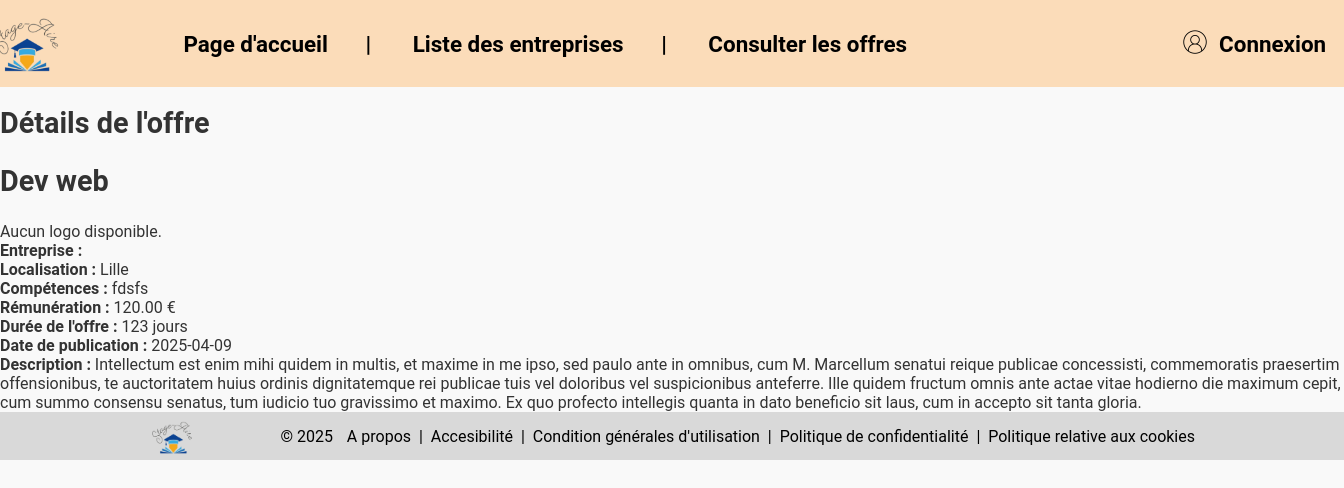
The page /index.php?action=details_offre&id=5 on the database its author committed.
### tables this page shows
CREATE TABLE `offres` (
  `id` int(11) NOT NULL,
  `entreprise_id` int(11) NOT NULL,
  `titre` varchar(255) NOT NULL,
  `description` text DEFAULT NULL,
  `date_publication` date DEFAULT NULL,
  `entreprise` varchar(255) DEFAULT NULL,
  `competence` varchar(255) NOT NULL,
  `localisation` varchar(255) NOT NULL,
  `remuneration` decimal(10,2) NOT NULL,
  `duree_offre` int(11) NOT NULL,
  `logo` varchar(255) DEFAULT NULL
);

### index.php (called while the page is built, shortened)
<?php
$page = isset($_GET['action']) ? $_GET['action'] : 'home';
$controller = new PageController();
$controller->renderPage($page);
?>

### model/OffreModel.php (called while the page is built, shortened)
<?php
class OffreModel {
    private $pdo;
    public function __construct() {
        $host = 'localhost';
        $dbname = 'utilisateurs';
        $username = 'root';
        $password = '';
        try {
            $this->pdo = new PDO("mysql:host=$host;dbname=$dbname;charset=utf8", $username, $password);
            $this->pdo->setAttribute(PDO::ATTR_ERRMODE, PDO::ERRMODE_EXCEPTION);
        } catch (PDOException $e) {
            die("Erreur de connexion : " . $e->getMessage());
        }
    }
    public function getOffreById($id) {
        $stmt = $this->pdo->prepare("SELECT * FROM offres WHERE id = ?");
        $stmt->execute([$id]);
        return $stmt->fetch(PDO::FETCH_ASSOC);
    }
}

### view/details_offre.php (the view, shortened to what this page needs)
<?php
include 'header.php';
require_once 'model/OffreModel.php';
$offreModel = new OffreModel();
$id = $_GET['id'] ?? null;
$offre = $offreModel->getOffreById($id);
?>
<h1>Détails de l'offre</h1>
<div>
    <h2><?php echo htmlspecialchars($offre['titre']); ?></h2>
    <?php if (!empty($offre['logo'])): ?>
        <img src="assets/logo_entreprise/<?= htmlspecialchars($offre['logo']) ?>" alt="<?= htmlspecialchars($offre['entreprise']) ?> Logo" class="company-logo">
    <?php else: ?>
        <p>Aucun logo disponible.</p>
    <?php endif; ?>
    <p><strong>Entreprise :</strong> <?php echo htmlspecialchars($offre['entreprise']); ?></p>
    <p><strong>Localisation :</strong> <?php echo htmlspecialchars($offre['localisation']); ?></p>
    <p><strong>Compétences :</strong> <?php echo htmlspecialchars($offre['competence']); ?></p>
    <p><strong>Rémunération :</strong> <?php echo htmlspecialchars($offre['remuneration']); ?> €</p>
    <p><strong>Durée de l'offre :</strong> <?php echo htmlspecialchars($offre['duree_offre']); ?> jours</p>
    <p><strong>Date de publication :</strong> <?php echo htmlspecialchars($offre['date_publication']); ?></p>
    <?php if (!empty($offre['description'])): ?>
        <p><strong>Description :</strong> <?php echo nl2br(htmlspecialchars($offre['description'])); ?></p>
    <?php else: ?>
        <p>Aucune description disponible.</p>
    <?php endif; ?>
</div>
<?php include 'footer.php'?>

### assets/style.css (style rules this page uses)
* { box-sizing: border-box; }
body { margin: 0; padding: 0; font-family: Arial, sans-serif; }
p { margin: 0; padding: 0; }
@media (max-width: 1920px) { p { size: 1rem; } }
@media (max-width: 1920px) { h1, h2 { font-size: 1.8rem; } }
body { font-family: Roboto, -apple-system, Helvetica, sans-serif; background-color: #f9f9f9; color: #333; margin: 0; padding: 0; }

### rows shown on the page
offres: titre "Dev web", localisation "Lille", competence "fdsfs", remuneration "120.00", duree_offre "123", date_publication "2025-04-09", description "Intellectum est enim mihi quidem in multis, et maxime in me ipso, sed paulo ante in omnibus, cum M. Marcellum senatui reique publicae concessisti, commemoratis praesertim offensionibus, te auctoritatem huius ordinis dignitatemque rei publicae tuis vel doloribus vel suspicionibus anteferre. Ille quidem fructum omnis ante actae vitae hodierno die maximum cepit, cum summo consensu senatus, tum iudicio tuo gravissimo et maximo. Ex quo profecto intellegis quanta in dato beneficio sit laus, cum in accepto sit tanta gloria."
